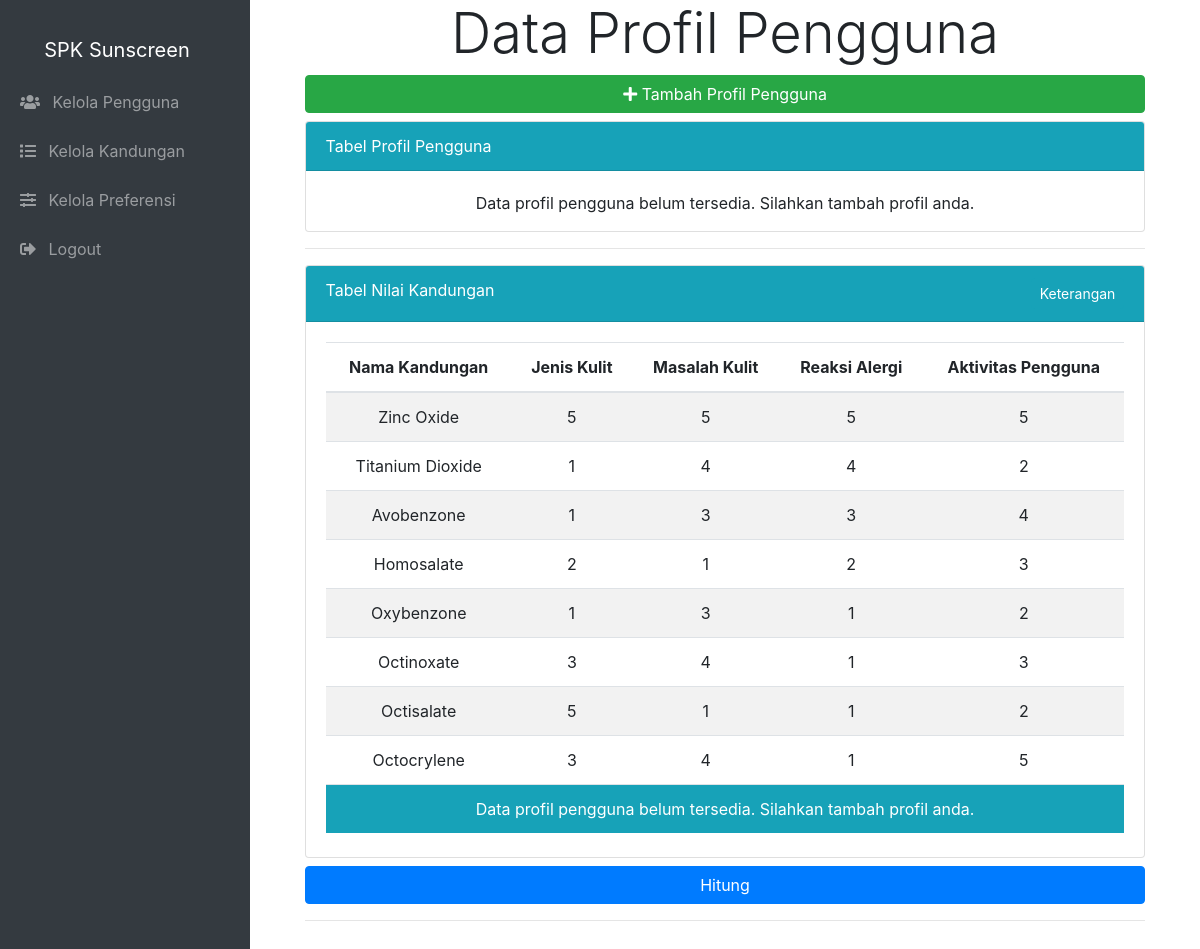
The page /pengguna.php (signed in) on the database its author committed.
### tables this page shows
CREATE TABLE `kandungan_sunscreen` (
  `id_kandungan` int(11) NOT NULL,
  `nama` varchar(128) NOT NULL,
  `kriteria_jenis_kulit` int(11) NOT NULL,
  `kriteria_masalah_kulit` int(11) NOT NULL,
  `kriteria_reaksi_alergi` int(11) NOT NULL,
  `kriteria_aktivitas_pengguna` int(11) NOT NULL
);

CREATE TABLE `sub_kriteria` (
  `id_sub_kriteria` int(11) NOT NULL,
  `nama` varchar(255) NOT NULL,
  `nilai` int(11) NOT NULL,
  `kriteria_id` int(11) NOT NULL
);

### functions.php (called while the page is built, shortened)
<?php
$conn = mysqli_connect('localhost', 'root', '', 'spk_ss');
function query($query)
{
    global $conn;
    $res = mysqli_query($conn, $query);
    $rows = [];
    while ($row = mysqli_fetch_assoc($res)) {
        $rows[] = $row;
    }
    return $rows;
}

### pengguna.php (the view, shortened to what this page needs)
<?php
require_once('functions.php');
$kandungan = query("SELECT
    ks.id_kandungan ,
    ks.nama AS nama,
    jk.nilai AS nilai_jk,
    mk.nilai AS nilai_mk,
    al.nilai AS nilai_al,
    ak.nilai AS nilai_ak
FROM
    kandungan_sunscreen ks
INNER JOIN
    sub_kriteria jk ON ks.kriteria_jenis_kulit = jk.id_sub_kriteria
INNER JOIN
    sub_kriteria mk ON ks.kriteria_masalah_kulit = mk.id_sub_kriteria
INNER JOIN
    sub_kriteria al ON ks.kriteria_reaksi_alergi = al.id_sub_kriteria
INNER JOIN
    sub_kriteria ak ON ks.kriteria_aktivitas_pengguna = ak.id_sub_kriteria");
$pengguna_id = $_SESSION['pengguna_id'];
$pengguna = query("SELECT
        p.id_preferensi,
        u.nama,
        jk.nama AS nama_jk,
        mk.nama AS nama_mk,
        al.nama AS nama_al,
        ak.nama AS nama_ak,
        jk.nilai AS nilai_jk,
        mk.nilai AS nilai_mk,
        al.nilai AS nilai_al,
        ak.nilai AS nilai_ak
    FROM
        preferensi_pengguna p
    INNER JOIN
        sub_kriteria jk ON p.profil_jenis_kulit = jk.id_sub_kriteria
    INNER JOIN
        sub_kriteria mk ON p.profil_masalah_kulit = mk.id_sub_kriteria
    INNER JOIN
        sub_kriteria al ON p.profil_reaksi_alergi = al.id_sub_kriteria
    INNER JOIN
        sub_kriteria ak ON p.profil_aktivitas_pengguna = ak.id_sub_kriteria
    INNER JOIN
        pengguna u ON p.id_pengguna = u.id_pengguna
    WHERE
        p.id_pengguna = $pengguna_id");
?>
<!DOCTYPE html>
<html lang="en">
<head>
    <link rel="stylesheet" href="https://cdn.jsdelivr.net/npm/bootstrap@4.5.3/dist/css/bootstrap.min.css">
    <link rel="stylesheet" href="https://cdnjs.cloudflare.com/ajax/libs/font-awesome/5.11.0/css/all.min.css">
    <link rel="stylesheet" href="assets/css/style.css">
</head>
<body>
    <?php
    include_once('template.php');
    ?>
    <div class="container">
        <div class="display-4 text-center mb-2">
            Data Profil Pengguna
        </div>
        <div class="row mt-2 mb-5">
            <div class="col-md-11 mx-auto">
                <a href="pengguna_tambah.php" class="btn btn-success btn-block mb-2">
                    <i class="fa fa-plus"></i> Tambah Profil Pengguna
                </a>
                <div class="card">
                    <div class="card-header badge-info">
                        <div class="display-6">Tabel Profil Pengguna</div>
                    </div>
                    <div class="card-body pb-0 mb-0">
                        <?php if (!empty($pengguna)) : ?>
                            <table class="table table-hover table-striped text-center">
                                <thead>
                                    <tr>
                                        <th>No.</th>
                                        <th>Nama</th>
                                        <th>Profil Jenis Kulit</th>
                                        <th>Profil Masalah Kulit</th>
                                        <th>Profil Reaksi Alergi</th>
                                        <th>Profil Aktivitas Pengguna</th>
                                    </tr>
                                </thead>
                                <tbody>
                                    <?php $i = 1; ?>
                                    <?php foreach ($pengguna as $p) : ?>
                                        <tr>
                                            <td><?= $i; ?></td>
                                            <td><?= $p['nama']; ?></td>
                                            <td><?= $p['nama_jk']; ?></td>
                                            <td><?= $p['nama_mk']; ?></td>
                                            <td><?= $p['nama_al']; ?></td>
                                            <td><?= $p['nama_ak']; ?></td>
                                        </tr>
                                        <?php $i++; ?>
                                    <?php endforeach; ?>
                                </tbody>
                            </table>
                        <?php else : ?>
                            <p class="text-center">Data profil pengguna belum tersedia. Silahkan tambah profil anda.</p>
                        <?php endif; ?>
                    </div>
                </div>
                <hr>
            </div>
            <div class="col-md-11 mx-auto">
                <div class="card">
                    <div class="card-header badge-info">
                        <div class="row">
                            <div class="col-md-6">
                                <div class="display-6">Tabel Nilai Kandungan</div>
                            </div>
                            <div class="col-md-6 ">
                                <button type="button" data-toggle="modal" data-target="#modalKet" class="btn btn-sm btn-info float-right">Keterangan</button>
                            </div>
                        </div>
                    </div>
                    <div class="card-body pb-2 mb-0">
                        <form action="" method="post">
                            <table class="table table-hover table-striped text-center">
                                <thead>
                                    <tr>
                                        <th>Nama Kandungan</th>
                                        <th>Jenis Kulit</th>
                                        <th>Masalah Kulit</th>
                                        <th>Reaksi Alergi</th>
                                        <th>Aktivitas Pengguna</th>
                                    </tr>
                                </thead>
                                <tbody>
                                    <?php foreach ($kandungan as $data) : ?>
                                        <tr>
                                            <td><?= $data['nama']; ?></td>
                                            <td><?= $data['nilai_jk']; ?></td>
                                            <td><?= $data['nilai_mk']; ?></td>
                                            <td><?= $data['nilai_al']; ?></td>
                                            <td><?= $data['nilai_ak']; ?></td>
                                        </tr>
                                    <?php endforeach; ?>
                                </tbody>
                                <tfoot>
                                    <tr class="badge-info">
                                        <?php if (!empty($pengguna)) : ?>
                                            <?php foreach ($pengguna as $p) : ?>
                                                <td>Nilai Profil <?= $p['nama']; ?></td>
                                                <td><?= $p['nilai_jk']; ?></td>
                                                <td><?= $p['nilai_mk']; ?></td>
                                                <td><?= $p['nilai_al']; ?></td>
                                                <td><?= $p['nilai_ak']; ?></td>
                                            <?php endforeach; ?>
                                        <?php else : ?>
                                            <td colspan="5">Data profil pengguna belum tersedia. Silahkan tambah profil anda.</td>
                                        <?php endif; ?>
                                    </tr>
                                </tfoot>
                            </table>
                    </div>
                </div>
            </div>
            <div class="col-md-11 mx-auto">
                <button type="submit" name="hasil" class="btn btn-primary btn-block mt-2">Hitung</button>
                <hr>
            </div>
        </div>
    </div>
</body>
</html>

### template.php (shortened to what this page needs)
<!DOCTYPE html>
<html lang="en">
<head>
    <link rel="stylesheet" href="https://cdn.jsdelivr.net/npm/bootstrap@4.5.3/dist/css/bootstrap.min.css">
    <link rel="stylesheet" href="https://cdnjs.cloudflare.com/ajax/libs/font-awesome/5.11.0/css/all.min.css">
    <link rel=" stylesheet" href="../assets/css/style.css">
</head>
<body>
    <?php
    $current_page = basename($_SERVER['PHP_SELF']);
    ?>
    <nav class="sidebar navbar-dark">
        <a class="navbar-brand" href="">SPK Sunscreen</a>
        <ul class="navbar-nav">
            <?php if (isset($_SESSION['role']) && $_SESSION['role'] == 'admin'): ?>
                <li class="nav-item">
                    <a class="nav-link <?php if (strpos($current_page, 'kelola_pengguna') !== false || strpos($current_page, 'tambah_pengguna') !== false || strpos($current_page, 'edit_pengguna') !== false) echo 'active'; ?>"
                        href="kelola_pengguna.php"><i class="fa fa-users mr-2"></i> Kelola Pengguna</a>
                </li>
                <li class="nav-item">
                    <a class="nav-link <?php if (strpos($current_page, 'kelola_kandungan') !== false || strpos($current_page, 'tambah_kandungan') !== false || strpos($current_page, 'edit_kandungan') !== false) echo 'active'; ?>"
                        href="kelola_kandungan.php"><i class="fa fa-list mr-2"></i> Kelola Kandungan</a>
                </li>
                <li class="nav-item">
                    <a class="nav-link <?php if (strpos($current_page, 'kelola_preferensi') !== false || strpos($current_page, 'tambah_preferensi') !== false || strpos($current_page, 'edit_preferensi') !== false) echo 'active'; ?>"
                        href="kelola_preferensi.php"><i class="fa fa-sliders-h mr-2"></i> Kelola Preferensi</a>
                </li>
                <li class="nav-item mt-auto">
                    <a class="nav-link" href="auth_process.php?logout"><i class="fa fa-sign-out-alt mr-2"></i> Logout</a>
                </li>
            <?php endif; ?>
        </ul>
    </nav>

### template.php (style rules this page uses)
body { display: flex; min-height: 100vh; margin: 0; padding: 0; }
.sidebar { background-color: #343a40; color: white; width: 250px; flex-shrink: 0; padding-top: 20px; }
.sidebar .navbar-brand { padding: 15px; text-align: center; display: block; }
.sidebar .navbar-nav { flex-direction: column; }
.sidebar .nav-item { margin-bottom: 5px; }
.sidebar .nav-link { padding: 10px 20px; color: white; display: block; }

### rows shown on the page
kandungan_sunscreen: nama "Zinc Oxide", kriteria_jenis_kulit.nilai "5", kriteria_masalah_kulit.nilai "5", kriteria_reaksi_alergi.nilai "5", kriteria_aktivitas_pengguna.nilai "5"
kandungan_sunscreen: nama "Titanium Dioxide", kriteria_jenis_kulit.nilai "1", kriteria_masalah_kulit.nilai "4", kriteria_reaksi_alergi.nilai "4", kriteria_aktivitas_pengguna.nilai "2"
kandungan_sunscreen: nama "Avobenzone", kriteria_jenis_kulit.nilai "1", kriteria_masalah_kulit.nilai "3", kriteria_reaksi_alergi.nilai "3", kriteria_aktivitas_pengguna.nilai "4"
kandungan_sunscreen: nama "Homosalate", kriteria_jenis_kulit.nilai "2", kriteria_masalah_kulit.nilai "1", kriteria_reaksi_alergi.nilai "2", kriteria_aktivitas_pengguna.nilai "3"
kandungan_sunscreen: nama "Oxybenzone", kriteria_jenis_kulit.nilai "1", kriteria_masalah_kulit.nilai "3", kriteria_reaksi_alergi.nilai "1", kriteria_aktivitas_pengguna.nilai "2"
kandungan_sunscreen: nama "Octinoxate", kriteria_jenis_kulit.nilai "3", kriteria_masalah_kulit.nilai "4", kriteria_reaksi_alergi.nilai "1", kriteria_aktivitas_pengguna.nilai "3"
kandungan_sunscreen: nama "Octisalate", kriteria_jenis_kulit.nilai "5", kriteria_masalah_kulit.nilai "1", kriteria_reaksi_alergi.nilai "1", kriteria_aktivitas_pengguna.nilai "2"
kandungan_sunscreen: nama "Octocrylene", kriteria_jenis_kulit.nilai "3", kriteria_masalah_kulit.nilai "4", kriteria_reaksi_alergi.nilai "1", kriteria_aktivitas_pengguna.nilai "5"
